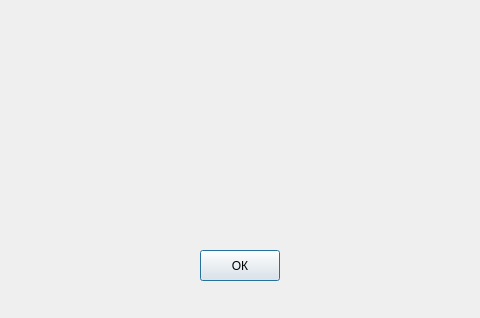
<?xml version="1.0" encoding="UTF-8"?>
<ui version="4.0">
 <class>HelpWindow</class>
 <widget class="QDialog" name="HelpWindow">
  <property name="geometry">
   <rect>
    <x>0</x>
    <y>0</y>
    <width>480</width>
    <height>318</height>
   </rect>
  </property>
  <property name="minimumSize">
   <size>
    <width>480</width>
    <height>318</height>
   </size>
  </property>
  <property name="maximumSize">
   <size>
    <width>480</width>
    <height>318</height>
   </size>
  </property>
  <property name="windowTitle">
   <string>Подсказки</string>
  </property>
  <widget class="QPushButton" name="okButton">
   <property name="geometry">
    <rect>
     <x>200</x>
     <y>250</y>
     <width>80</width>
     <height>31</height>
    </rect>
   </property>
   <property name="text">
    <string>ОК</string>
   </property>
  </widget>
 </widget>
 <resources/>
 <connections/>
</ui>
